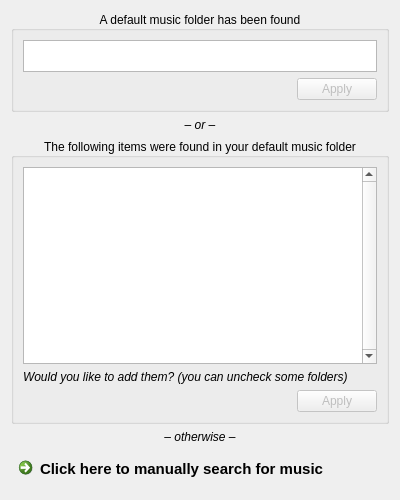
<?xml version="1.0" encoding="UTF-8"?>
<ui version="4.0">
 <class>QuickStart</class>
 <widget class="QWidget" name="QuickStart">
  <property name="geometry">
   <rect>
    <x>0</x>
    <y>0</y>
    <width>400</width>
    <height>500</height>
   </rect>
  </property>
  <property name="sizePolicy">
   <sizepolicy hsizetype="Preferred" vsizetype="Expanding">
    <horstretch>0</horstretch>
    <verstretch>0</verstretch>
   </sizepolicy>
  </property>
  <property name="windowTitle">
   <string notr="true"/>
  </property>
  <property name="autoFillBackground">
   <bool>true</bool>
  </property>
  <layout class="QVBoxLayout" name="verticalLayout">
   <item>
    <widget class="QGroupBox" name="defaultFolderGroupBox">
     <property name="sizePolicy">
      <sizepolicy hsizetype="Preferred" vsizetype="Fixed">
       <horstretch>0</horstretch>
       <verstretch>0</verstretch>
      </sizepolicy>
     </property>
     <property name="title">
      <string>A default music folder has been found</string>
     </property>
     <property name="alignment">
      <set>Qt::AlignCenter</set>
     </property>
     <property name="flat">
      <bool>true</bool>
     </property>
     <layout class="QVBoxLayout" name="verticalLayout_2">
      <item>
       <widget class="QTableWidget" name="defaultFolderTableWidget">
        <property name="maximumSize">
         <size>
          <width>16777215</width>
          <height>32</height>
         </size>
        </property>
        <property name="verticalScrollBarPolicy">
         <enum>Qt::ScrollBarAlwaysOff</enum>
        </property>
        <property name="horizontalScrollBarPolicy">
         <enum>Qt::ScrollBarAlwaysOff</enum>
        </property>
        <property name="sizeAdjustPolicy">
         <enum>QAbstractScrollArea::AdjustToContents</enum>
        </property>
        <property name="editTriggers">
         <set>QAbstractItemView::NoEditTriggers</set>
        </property>
        <property name="selectionMode">
         <enum>QAbstractItemView::NoSelection</enum>
        </property>
        <property name="showGrid">
         <bool>false</bool>
        </property>
        <property name="cornerButtonEnabled">
         <bool>false</bool>
        </property>
        <attribute name="horizontalHeaderVisible">
         <bool>false</bool>
        </attribute>
        <attribute name="horizontalHeaderHighlightSections">
         <bool>false</bool>
        </attribute>
        <attribute name="verticalHeaderVisible">
         <bool>false</bool>
        </attribute>
        <attribute name="verticalHeaderHighlightSections">
         <bool>false</bool>
        </attribute>
        <column>
         <property name="text">
          <string notr="true"/>
         </property>
        </column>
        <column>
         <property name="text">
          <string notr="true"/>
         </property>
        </column>
        <column>
         <property name="text">
          <string notr="true"/>
         </property>
        </column>
       </widget>
      </item>
      <item>
       <widget class="QDialogButtonBox" name="defaultFolderApplyButton">
        <property name="enabled">
         <bool>false</bool>
        </property>
        <property name="standardButtons">
         <set>QDialogButtonBox::Apply</set>
        </property>
       </widget>
      </item>
     </layout>
    </widget>
   </item>
   <item>
    <widget class="QLabel" name="orLabel">
     <property name="sizePolicy">
      <sizepolicy hsizetype="Preferred" vsizetype="Fixed">
       <horstretch>0</horstretch>
       <verstretch>0</verstretch>
      </sizepolicy>
     </property>
     <property name="font">
      <font>
       <italic>true</italic>
      </font>
     </property>
     <property name="text">
      <string>– or –</string>
     </property>
     <property name="alignment">
      <set>Qt::AlignCenter</set>
     </property>
    </widget>
   </item>
   <item>
    <widget class="QGroupBox" name="quickStartGroupBox">
     <property name="sizePolicy">
      <sizepolicy hsizetype="Preferred" vsizetype="Expanding">
       <horstretch>0</horstretch>
       <verstretch>4</verstretch>
      </sizepolicy>
     </property>
     <property name="title">
      <string>The following items were found in your default music folder</string>
     </property>
     <property name="alignment">
      <set>Qt::AlignCenter</set>
     </property>
     <property name="flat">
      <bool>true</bool>
     </property>
     <layout class="QVBoxLayout" name="verticalLayout_5">
      <item>
       <widget class="QTableWidget" name="quickStartTableWidget">
        <property name="verticalScrollBarPolicy">
         <enum>Qt::ScrollBarAlwaysOn</enum>
        </property>
        <property name="horizontalScrollBarPolicy">
         <enum>Qt::ScrollBarAlwaysOff</enum>
        </property>
        <property name="sizeAdjustPolicy">
         <enum>QAbstractScrollArea::AdjustToContentsOnFirstShow</enum>
        </property>
        <property name="editTriggers">
         <set>QAbstractItemView::NoEditTriggers</set>
        </property>
        <property name="selectionMode">
         <enum>QAbstractItemView::NoSelection</enum>
        </property>
        <property name="showGrid">
         <bool>false</bool>
        </property>
        <property name="cornerButtonEnabled">
         <bool>false</bool>
        </property>
        <attribute name="horizontalHeaderVisible">
         <bool>false</bool>
        </attribute>
        <attribute name="horizontalHeaderHighlightSections">
         <bool>false</bool>
        </attribute>
        <attribute name="verticalHeaderVisible">
         <bool>false</bool>
        </attribute>
        <attribute name="verticalHeaderHighlightSections">
         <bool>false</bool>
        </attribute>
        <column>
         <property name="text">
          <string/>
         </property>
        </column>
        <column>
         <property name="text">
          <string/>
         </property>
        </column>
        <column>
         <property name="text">
          <string/>
         </property>
        </column>
       </widget>
      </item>
      <item>
       <widget class="QLabel" name="quickStartLabel">
        <property name="sizePolicy">
         <sizepolicy hsizetype="Preferred" vsizetype="Fixed">
          <horstretch>0</horstretch>
          <verstretch>0</verstretch>
         </sizepolicy>
        </property>
        <property name="font">
         <font>
          <italic>true</italic>
         </font>
        </property>
        <property name="text">
         <string>Would you like to add them? (you can uncheck some folders)</string>
        </property>
       </widget>
      </item>
      <item>
       <widget class="QDialogButtonBox" name="quickStartApplyButton">
        <property name="enabled">
         <bool>false</bool>
        </property>
        <property name="standardButtons">
         <set>QDialogButtonBox::Apply</set>
        </property>
       </widget>
      </item>
     </layout>
    </widget>
   </item>
   <item>
    <widget class="QLabel" name="otherwiseLabel">
     <property name="sizePolicy">
      <sizepolicy hsizetype="Preferred" vsizetype="Fixed">
       <horstretch>0</horstretch>
       <verstretch>0</verstretch>
      </sizepolicy>
     </property>
     <property name="font">
      <font>
       <italic>true</italic>
      </font>
     </property>
     <property name="text">
      <string>– otherwise –</string>
     </property>
     <property name="alignment">
      <set>Qt::AlignCenter</set>
     </property>
    </widget>
   </item>
   <item>
    <widget class="QCommandLinkButton" name="commandLinkButtonLibrary">
     <property name="font">
      <font>
       <family>Segoe UI</family>
       <pointsize>11</pointsize>
      </font>
     </property>
     <property name="text">
      <string>Click here to manually search for music</string>
     </property>
    </widget>
   </item>
   <item>
    <spacer name="verticalSpacer">
     <property name="orientation">
      <enum>Qt::Vertical</enum>
     </property>
     <property name="sizeHint" stdset="0">
      <size>
       <width>1</width>
       <height>1</height>
      </size>
     </property>
    </spacer>
   </item>
  </layout>
 </widget>
 <resources/>
 <connections/>
</ui>
